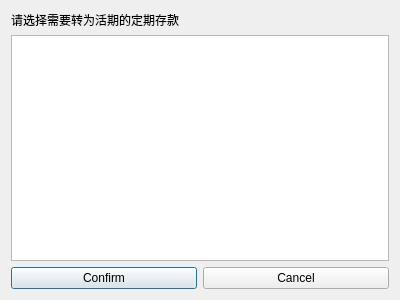
<?xml version="1.0" encoding="UTF-8"?>
<ui version="4.0">
 <class>ConvertToCurrentDialog</class>
 <widget class="QDialog" name="ConvertToCurrentDialog">
  <property name="geometry">
   <rect>
    <x>0</x>
    <y>0</y>
    <width>400</width>
    <height>300</height>
   </rect>
  </property>
  <property name="windowTitle">
   <string>Dialog</string>
  </property>
  <layout class="QVBoxLayout" name="verticalLayout_2">
   <item>
    <layout class="QVBoxLayout" name="verticalLayout">
     <item>
      <widget class="QLabel" name="label">
       <property name="text">
        <string>请选择需要转为活期的定期存款</string>
       </property>
      </widget>
     </item>
     <item>
      <widget class="QListWidget" name="depositListWidget"/>
     </item>
    </layout>
   </item>
   <item>
    <layout class="QHBoxLayout" name="horizontalLayout">
     <item>
      <widget class="QPushButton" name="convertButton">
       <property name="text">
        <string>Confirm</string>
       </property>
      </widget>
     </item>
     <item>
      <widget class="QPushButton" name="pushButton">
       <property name="text">
        <string>Cancel</string>
       </property>
      </widget>
     </item>
    </layout>
   </item>
  </layout>
 </widget>
 <resources/>
 <connections/>
</ui>
